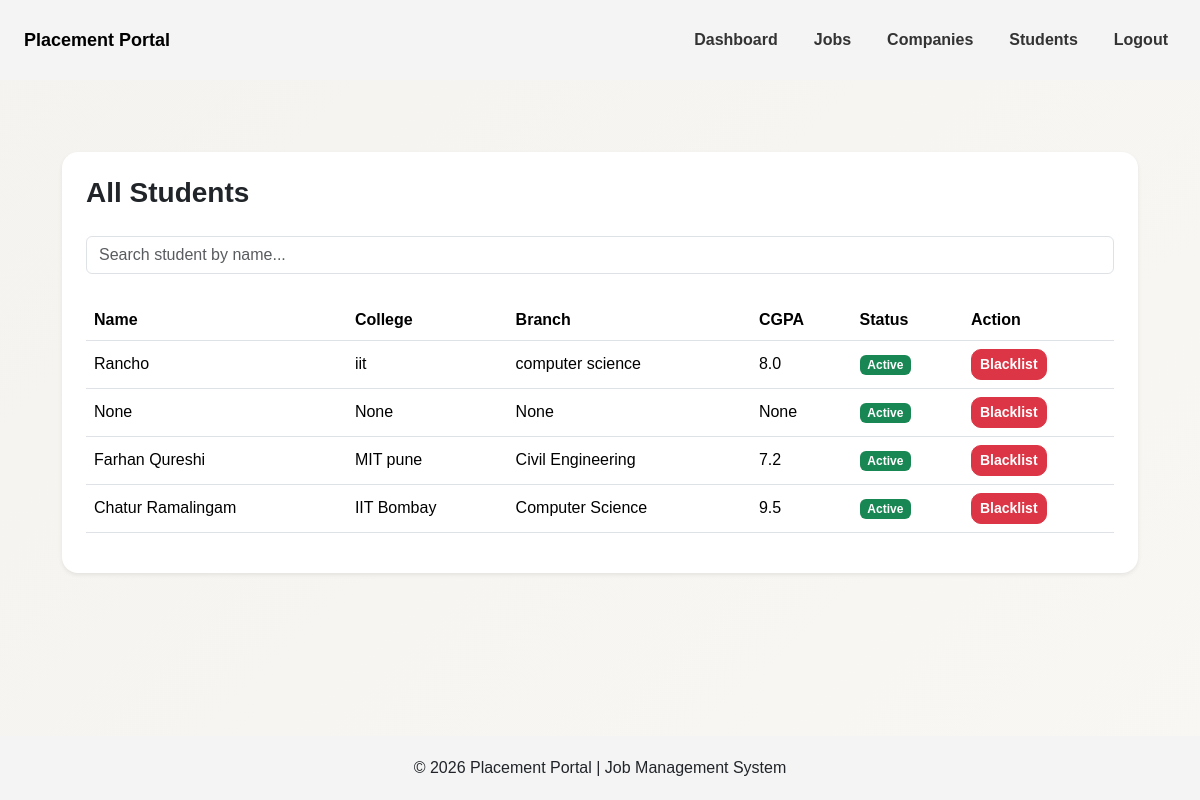
The app's page /admin_students (signed in) with its own data.
### app.py (models this page shows)
class Student(db.Model):
    __tablename__ = "students"
    id = db.Column(db.Integer, primary_key=True)
    name = db.Column(db.String(150))
    college_name = db.Column(db.String(150))
    branch = db.Column(db.String(50))
    cgpa = db.Column(db.Float)
    skills = db.Column(db.String(300))
    resume_link = db.Column(db.String(200))
    is_blacklisted = db.Column(db.Boolean, default=False)
    user_id = db.Column(db.Integer, db.ForeignKey("users.id"))
    user = db.relationship("User",back_populates="student_profile")
    applications = db.relationship("Application",back_populates="student")

### app.py (the view)
@app.route("/admin_students")
def admin_students():
    if "id" not in session:
        return redirect("/login")
    user = User.query.get(session["id"])
    if user.role != "admin":
        return "Access denied"
    query = request.args.get("query")
    if query:
        students = Student.query.filter(
            Student.name.ilike(f"%{query}%")
        ).all()
    else:
        students = Student.query.all()
    return render_template(
        "admin_students.html",
        students=students
    )

### templates/admin_students.html
{% extends "base.html" %}
{% block content %}
<div class="container mt-5" style="max-width:1100px;">
    <div class="card shadow-sm border-0 p-4 rounded-4">
        <h3 class="fw-bold mb-3">All Students</h3>
        <form method="GET" action="/admin_students" class="mb-3">
            <input type="text"
                    name="query"
                    placeholder="Search student by name..."
                    class="form-control">
        </form>
        <table class="table table-hover align-middle">
            <thead>
                <tr>
                    <th>Name</th>
                    <th>College</th>
                    <th>Branch</th>
                    <th>CGPA</th>
                    <th>Status</th>
                    <th>Action</th>
                </tr>
            </thead>
            <tbody>
            {% for s in students %}
            <tr>
                <td>{{ s.name }}</td>
                <td>{{ s.college_name }}</td>
                <td>{{ s.branch }}</td>
                <td>{{ s.cgpa }}</td>
                <td>
                    {% if s.is_blacklisted %}
                        <span class="badge bg-danger">Blacklisted</span>
                    {% else %}
                        <span class="badge bg-success">Active</span>
                    {% endif %}
                </td>
                <td>
                    <a href="/toggle_blacklist_student/{{ s.id }}"
                       class="btn btn-sm
                       {% if s.is_blacklisted %}
                           btn-success
                       {% else %}
                           btn-danger
                       {% endif %}">
                        {% if s.is_blacklisted %}
                            Unblacklist
                        {% else %}
                            Blacklist
                        {% endif %}
                    </a>
                </td>
            </tr>
            {% endfor %}
            </tbody>
        </table>
    </div>
</div>
{% endblock %}

### static/style.css (style rules this page uses)
html, body { height: 100%; margin: 0; font-family: Arial, sans-serif; background: linear-gradient(135deg, #f5f3ef, #f8f7f4); }
body { min-height: 100vh; display: flex; flex-direction: column; }
input, select { width: 100%; padding: 12px; margin: 10px 0; border: 1px solid #e5e5e5; border-radius: 10px; background: #fafafa; box-sizing: border-box; }
.card { border-radius: 14px; transition: 0.3s; }
.btn { border-radius: 10px; font-weight: 600; }

### records on screen
Student: name "Rancho", college_name "iit", branch "computer science", cgpa "8.0", is_blacklisted "Active"
Student: name "None", college_name "None", branch "None", cgpa "None", is_blacklisted "Active"
Student: name "Farhan Qureshi", college_name "MIT pune", branch "Civil Engineering", cgpa "7.2", is_blacklisted "Active"
Student: name "Chatur Ramalingam", college_name "IIT Bombay", branch "Computer Science", cgpa "9.5", is_blacklisted "Active"
